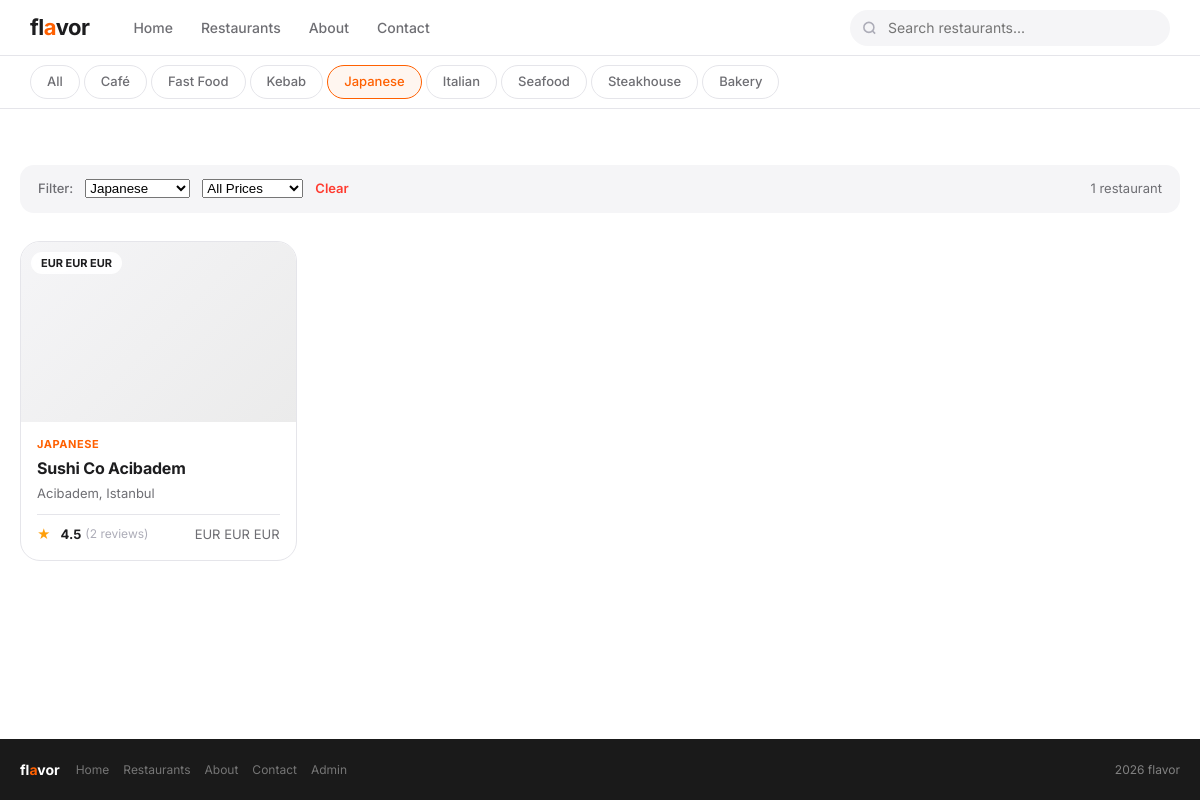
Screenshot of /restaurants/?category=4 with the database file from the repository.
### restaurants/models.py (models this page shows, shortened)
class Category(models.Model):
    name = models.CharField(max_length=100)
    class Meta:
        verbose_name_plural = 'Categories'
    def __str__(self):
        return self.name

class Restaurant(models.Model):
    name = models.CharField(max_length=200)
    description = models.TextField()
    address = models.CharField(max_length=300)
    phone = models.CharField(max_length=20)
    price_range = models.CharField(max_length=1, choices=PRICE_CHOICES, default='2')
    category = models.ForeignKey(Category, on_delete=models.SET_NULL, null=True)
    location = models.ForeignKey(Location, on_delete=models.SET_NULL, null=True)
    created_at = models.DateTimeField(auto_now_add=True)
    def average_rating(self):
        avg = self.reviews.aggregate(avg=Avg('rating'))['avg']
        return round(avg, 1) if avg else None
    def price_display(self):
        return dict(PRICE_CHOICES).get(self.price_range, 'EUR EUR')

class Location(models.Model):
    city = models.CharField(max_length=100)
    district = models.CharField(max_length=100)
    def __str__(self):
        return f'{self.district}, {self.city}'

### restaurants/views.py (the view)
# urls.py: path('restaurants/', views.restaurant_list, name='restaurant_list'),
def restaurant_list(request):
    restaurants = Restaurant.objects.all().order_by('-created_at')
    categories = Category.objects.all()
    q = request.GET.get('q', '')
    category_id = request.GET.get('category', '')
    price = request.GET.get('price', '')
    if q:
        restaurants = restaurants.filter(name__icontains=q) | restaurants.filter(description__icontains=q)
    if category_id:
        restaurants = restaurants.filter(category_id=category_id)
    if price:
        restaurants = restaurants.filter(price_range=price)
    return render(request, 'restaurants/list.html', {
        'restaurants': restaurants,
        'categories': categories,
    })

### templates/restaurants/list.html (shortened to what this page needs)
{% extends 'base.html' %}
{% block content %}
{% if categories %}
<div class="cat-strip">
<div class="cat-inner">
<a href="{% url 'restaurant_list' %}"
class="cat-btn {% if not request.GET.category %}active{% endif %}">All</a>
{% for cat in categories %}
<a href="?category={{ cat.id }}{% if request.GET.q %}&q={{ request.GET.q }}{% endif %}"
class="cat-btn {% if request.GET.category == cat.id|stringformat:'s' %}active{% endif %}">
{{ cat.name }}
</a>
{% endfor %}
</div>
</div>
{% endif %}
<div class="section">
<div class="wrap">
<form method="get">
<div class="filter-bar">
<span class="filter-label">Filter:</span>
<select name="category" class="filter-sel" onchange="this.form.submit()">
<option value="">All Categories</option>{% for cat in categories %}
<option value="{{ cat.id }}"
{% if request.GET.category == cat.id|stringformat:'s' %}selected{% endif %}>
{{ cat.name }}
</option>
{% endfor %}
</select>
<select name="price" class="filter-sel" onchange="this.form.submit()">
<option value="">All Prices</option>
</select>
{% if request.GET.q or request.GET.category or request.GET.price %}
<a href="{% url 'restaurant_list' %}"
style="font-size:13px;color:#ff3b30;font-weight:600;">Clear</a>
{% endif %}
<span style="margin-left:auto;font-size:13px;color:#6e6e73;">
{{ restaurants|length }} restaurant{{ restaurants|length|pluralize }}
</span>
</div>
</form>
{% if restaurants %}
<div class="cards">
{% for r in restaurants %}
<a href="{% url 'restaurant_detail' r.pk %}" class="card">
<div class="card-img">
<span class="card-badge">{{ r.price_display }}</span>
</div>
<div class="card-body">
<div class="card-cat">{{ r.category }}</div>
<div class="card-name">{{ r.name }}</div>
<div class="card-loc">{{ r.location }}</div>
<div class="card-foot">
{% with avg=r.average_rating cnt=r.reviews.count %}
{% if avg %}
<div style="display:flex;align-items:center;gap:4px">
<span class="stars">★</span>
<span class="rating">{{ avg }}</span>
<span class="rev-cnt">({{ cnt }} review{{ cnt|pluralize }})</span>
</div>
{% else %}
<span class="rev-cnt">No reviews yet</span>
{% endif %}
{% endwith %}
<span class="price-tag">{{ r.price_display }}</span>
</div>
</div>
</a>
{% endfor %}
</div>
{% else %}
<div class="empty">
<div class="empty-icon">■</div>
<h3>No results found</h3>
<p>Try different filters.</p>
</div>
{% endif %}
</div>
</div>
{% endblock %}

### static/css/style.css (style rules this page uses)
:root { --font: "Inter", -apple-system, BlinkMacSystemFont, "Segoe UI", Roboto, Helvetica, Arial, sans-serif; --text: #1d1d1f; --text-2: #6e6e73; --text-3: #adadb8; --bg: #ffffff; --bg-2: #f5f5f7; --bg-3: #fafafa; --border: #e5e5ea; --accent: #ff6000; --accent-dk: #e05500; --green: #34c759; --nav-h: 56px; --r: 14px; --r-lg: 20px; --shadow: 0 2px 12px rgba(0,0,0,0.07); --shadow-lg: 0 8px 32px rgba(0,0,0,0.10); }
*, *::before, *::after { box-sizing: border-box; margin: 0; padding: 0; }
html { scroll-behavior: smooth; height: 100%; }
body { font-family: var(--font); color: var(--text); background: var(--bg); -webkit-font-smoothing: antialiased; line-height: 1.5; min-height: 100vh; display: flex; flex-direction: column; }
a { text-decoration: none; color: inherit; }
.cat-strip { background: var(--bg); border-bottom: 1px solid var(--border); overflow-x: auto; scrollbar-width: none; }
.cat-inner { max-width: 1180px; margin: 0 auto; padding: 0 20px; display: flex; gap: 4px; align-items: center; height: 52px; }
.cat-btn { display: inline-flex; align-items: center; gap: 6px; padding: 6px 16px; border-radius: 50px; border: 1.5px solid var(--border); background: var(--bg); font-size: 13px; font-weight: 500; font-family: var(--font); color: var(--text-2); cursor: pointer; white-space: nowrap; transition: all 0.18s; flex-shrink: 0; }
.cat-btn:hover, .cat-btn.active { border-color: var(--accent); color: var(--accent); background: rgba(255,96,0,0.06); }
.section { padding: 56px 20px; }
.wrap { max-width: 1180px; margin: 0 auto; }
.cards { display: grid; grid-template-columns: repeat(auto-fill, minmax(268px, 1fr)); gap: 18px; }
.card { background: var(--bg); border: 1px solid var(--border); border-radius: var(--r-lg); overflow: hidden; transition: transform 0.22s, box-shadow 0.22s; cursor: pointer; }
.card-img { height: 180px; background: linear-gradient(135deg, #f5f5f7, #ebebeb); display: flex; align-items: center; justify-content: center; font-size: 52px; overflow: hidden; position: relative; }
.card-badge { position: absolute; top: 10px; left: 10px; background: rgba(255,255,255,0.92); backdrop-filter: blur(8px); border-radius: 50px; padding: 3px 10px; font-size: 11px; font-weight: 700; color: var(--text); }
.card-body { padding: 14px 16px 16px; }
.card-cat { font-size: 11px; font-weight: 700; color: var(--accent); text-transform: uppercase; letter-spacing: 0.05em; margin-bottom: 4px; }
.card-name { font-size: 16px; font-weight: 700; letter-spacing: -0.2px; margin-bottom: 4px; white-space: nowrap; overflow: hidden; text-overflow: ellipsis; }
.card-loc { font-size: 13px; color: var(--text-2); margin-bottom: 10px; }
.card-foot { font-size: 12px; border-top: 1px solid var(--border); display: flex; align-items: center; justify-content: space-between; padding-top: 10px; }
.stars { color: #ff9f0a; font-size: 13px; letter-spacing: 1px; }
.rating { font-size: 13px; font-weight: 700; margin-left: 5px; }
.rev-cnt { font-size: 12px; color: var(--text-3); }
.price-tag { font-size: 13px; color: var(--text-2); }
.filter-bar { background: var(--bg-2); border-radius: var(--r); padding: 14px 18px; display: flex; gap: 12px; align-items: center; flex-wrap: wrap; margin-bottom: 28px; }
.filter-label { font-size: 13px; color: var(--text-2); font-weight: 500; }

### rows the page displays
Category: name "Café"
Category: name "Fast Food"
Category: name "Kebab"
Category: name "Japanese"
Category: name "Italian"
Category: name "Seafood"
Category: name "Steakhouse"
Category: name "Bakery"
Restaurant: price_display "EUR EUR EUR", category "JAPANESE", name "Sushi Co Acibadem", location "Acibadem, Istanbul", average_rating "4.5", reviews.count "2"

### other values shown
{{ restaurants|length }} "1"
form field category "Japanese"
